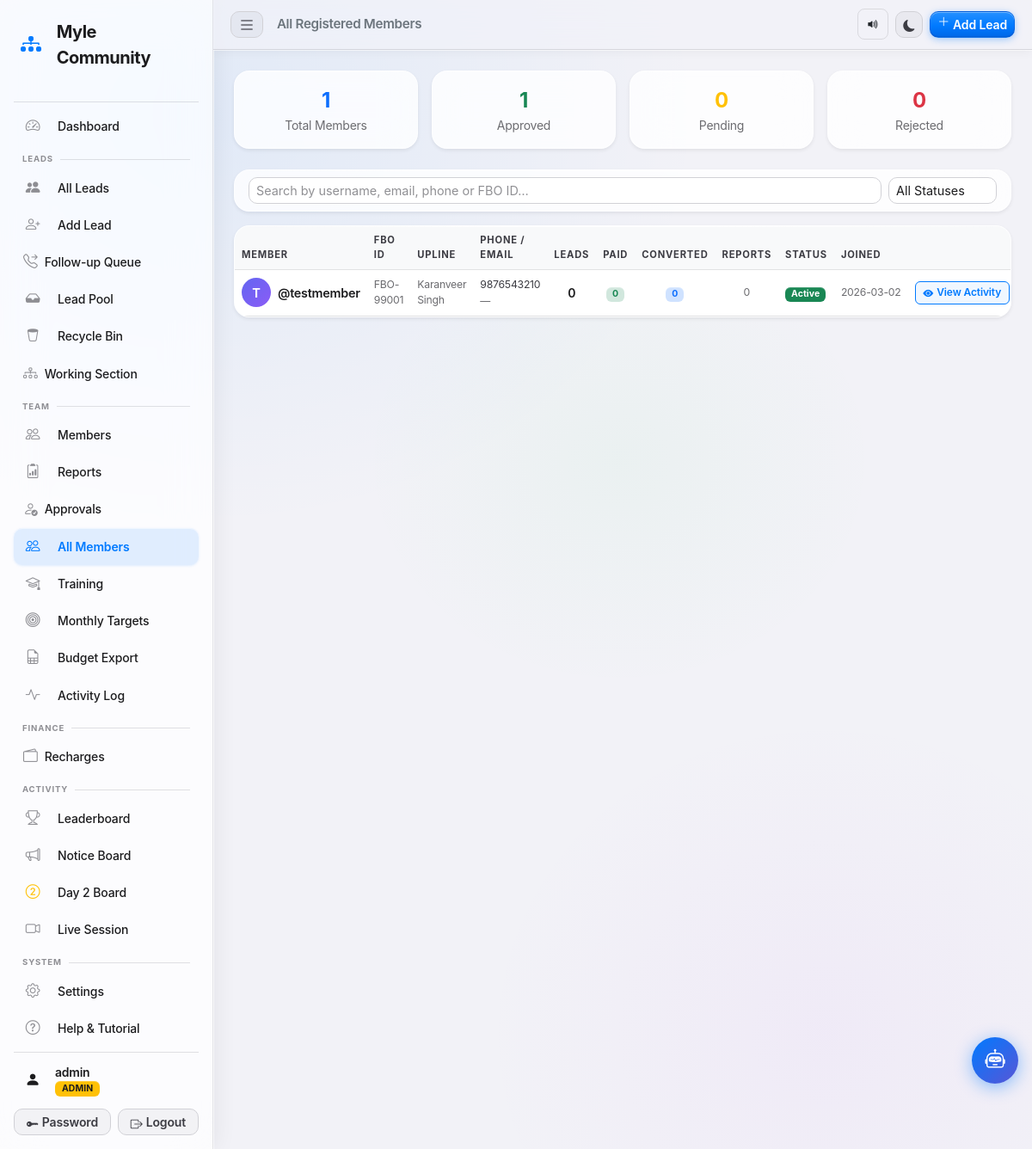
The page /admin/members (signed in) on the database its author committed.
### tables this page shows
CREATE TABLE users (
            id         INTEGER PRIMARY KEY AUTOINCREMENT,
            username   TEXT    NOT NULL UNIQUE,
            password   TEXT    NOT NULL,
            role       TEXT    NOT NULL DEFAULT 'team',
            created_at TEXT    NOT NULL DEFAULT (datetime('now','localtime'))
        , fbo_id TEXT NOT NULL DEFAULT '', upline_name TEXT NOT NULL DEFAULT '', phone TEXT NOT NULL DEFAULT '', status TEXT NOT NULL DEFAULT 'pending', email TEXT NOT NULL DEFAULT '', display_picture TEXT NOT NULL DEFAULT '', calling_reminder_time TEXT NOT NULL DEFAULT '', training_required INTEGER NOT NULL DEFAULT 0, training_status TEXT NOT NULL DEFAULT 'not_required', joining_date TEXT NOT NULL DEFAULT '', certificate_path TEXT NOT NULL DEFAULT '', badges_json TEXT NOT NULL DEFAULT '[]', test_score INTEGER NOT NULL DEFAULT -1, test_attempts INTEGER NOT NULL DEFAULT 0);

### app.py (the view)
@app.route('/admin/members')
@admin_required
def admin_members():
    db = get_db()
    users = db.execute(
        "SELECT * FROM users WHERE role='team' ORDER BY status, created_at DESC"
    ).fetchall()
    _rows = db.execute("""
        SELECT assigned_to,
            COUNT(*) as total_leads,
            SUM(CASE WHEN status IN ('Converted','Fully Converted') THEN 1 ELSE 0 END) as converted,
            SUM(CASE WHEN payment_done=1 THEN 1 ELSE 0 END) as paid
        FROM leads WHERE in_pool=0
        GROUP BY assigned_to
    """).fetchall()
    stats_map = {r['assigned_to']: r for r in _rows}
    _rep_rows = db.execute(
        "SELECT username, COUNT(*) as report_count FROM daily_reports GROUP BY username"
    ).fetchall()
    report_map = {r['username']: r['report_count'] for r in _rep_rows}
    db.close()
    return render_template('all_members.html',
                           users=users,
                           stats_map=stats_map,
                           report_map=report_map)

### app.py (called while the page is built, shortened)
def _check_session_valid():
    username = session.get('username')
    if not username:
        return False
    db = get_db()
    row = db.execute(
        "SELECT status FROM users WHERE username=?", (username,)
    ).fetchone()
    db.close()
    if not row or row['status'] != 'approved':
        session.clear()
        return False
    return True

def admin_required(f):
    @wraps(f)
    def decorated(*args, **kwargs):
        if 'username' not in session:
            flash('Please log in to continue.', 'warning')
            return redirect(url_for('login'))
        if not _check_session_valid():
            flash('Your account is no longer active. Please contact an admin.', 'danger')
            return redirect(url_for('login'))
        if session.get('role') != 'admin':
            flash('Admin access required.', 'danger')
            return redirect(url_for('team_dashboard'))
        return f(*args, **kwargs)
    return decorated

@app.context_processor
def inject_pending_count():
    if session.get('role') == 'admin':
        db  = get_db()
        row = db.execute("""
            SELECT
              (SELECT COUNT(*) FROM users           WHERE status='pending') as pu,
              (SELECT COUNT(*) FROM wallet_recharges WHERE status='pending') as wp
        """).fetchone()
        db.close()
        return {'pending_count': row['pu'], 'wallet_pending': row['wp'], 'has_pending_work': False}

@app.before_request
def csrf_protect():
    if '_csrf_token' not in session:
        session['_csrf_token'] = secrets.token_hex(32)
    if request.method in ('GET', 'HEAD', 'OPTIONS', 'TRACE'):
        return

@app.context_processor
def inject_csrf_token():
    return {'csrf_token': session.get('_csrf_token', '')}

@app.before_request
def training_gate():
    if any(request.path.startswith(p) for p in _TRAINING_EXEMPT):
        return
    if 'username' not in session:
        return
    if session.get('role') == 'admin':
        return
    ts = session.get('training_status', 'not_required')
    if ts not in ('not_required', 'unlocked'):
        return redirect(url_for('training_home'))

### database.py (called while the page is built)
def get_db():
    conn = sqlite3.connect(DATABASE)
    conn.row_factory = sqlite3.Row
    conn.execute("PRAGMA journal_mode=WAL")
    conn.execute("PRAGMA busy_timeout=5000")
    conn.execute("PRAGMA cache_size=-4000")   # 4 MB page cache
    return conn

### templates/all_members.html (shortened to what this page needs)
{% extends "base.html" %}
{% block page_title %}All Registered Members{% endblock %}
{% block content %}
<div class="row g-3 mb-4">
  {% set approved = users|selectattr('status','equalto','approved')|list %}
  {% set pending  = users|selectattr('status','equalto','pending')|list %}
  {% set rejected = users|selectattr('status','equalto','rejected')|list %}
  <div class="col-6 col-md-3">
    <div class="card border-0 shadow-sm text-center py-3">
      <div class="fw-bold fs-4 text-primary">{{ users|length }}</div>
      <div class="text-muted small">Total Members</div>
    </div>
  </div>
  <div class="col-6 col-md-3">
    <div class="card border-0 shadow-sm text-center py-3">
      <div class="fw-bold fs-4 text-success">{{ approved|length }}</div>
      <div class="text-muted small">Approved</div>
    </div>
  </div>
  <div class="col-6 col-md-3">
    <div class="card border-0 shadow-sm text-center py-3">
      <div class="fw-bold fs-4 text-warning">{{ pending|length }}</div>
      <div class="text-muted small">Pending</div>
    </div>
  </div>
  <div class="col-6 col-md-3">
    <div class="card border-0 shadow-sm text-center py-3">
      <div class="fw-bold fs-4 text-danger">{{ rejected|length }}</div>
      <div class="text-muted small">Rejected</div>
    </div>
  </div>
</div>
<div class="card border-0 shadow-sm mb-3">
  <div class="card-body py-2">
    <div class="row g-2 align-items-center">
      <div class="col-12 col-sm">
        <input type="text" id="memberSearch" class="form-control form-control-sm"
               placeholder="Search by username, email, phone or FBO ID…" oninput="filterTable()">
      </div>
      <div class="col-auto">
        <select id="statusFilter" class="form-select form-select-sm" onchange="filterTable()">
          <option value="">All Statuses</option>
        </select>
      </div>
    </div>
  </div>
</div>
<div class="card border-0 shadow-sm">
  <div class="card-body p-0">
    <div class="table-responsive">
      <table class="table table-hover align-middle mb-0" id="membersTable">
        <thead class="table-light small text-muted">
          <tr>
            <th>Member</th>
            <th class="d-none d-md-table-cell">FBO ID</th>
            <th class="d-none d-md-table-cell">Upline</th>
            <th class="d-none d-sm-table-cell">Phone / Email</th>
            <th class="text-center">Leads</th>
            <th class="text-center">Paid</th>
            <th class="text-center">Converted</th>
            <th class="text-center">Reports</th>
            <th>Status</th>
            <th>Joined</th>
            <th></th>
          </tr>
        </thead>
        <tbody id="membersBody">
          {% for u in users %}
          {% set s = stats_map.get(u.username, {}) %}
          <tr class="member-row"
              data-name="{{ u.username|lower }}"
              data-email="{{ u.email|lower }}"
              data-phone="{{ u.phone }}"
              data-fbo="{{ u.fbo_id|lower }}"
              data-status="{{ u.status }}">
            <td>
              <div class="d-flex align-items-center gap-2">
                {% if u.display_picture %}
                  <img src="{{ u.display_picture }}" class="rounded-circle" width="34" height="34"
                       style="object-fit:cover;flex-shrink:0;">
                {% else %}
                  <div class="rounded-circle d-flex align-items-center justify-content-center flex-shrink-0"
                       style="width:34px;height:34px;background:linear-gradient(135deg,#6366f1,#8b5cf6);color:white;font-size:0.9rem;font-weight:700;">
                    {{ u.username[0]|upper }}
                  </div>
                {% endif %}
                <div>
                  <div class="fw-semibold" style="font-size:0.9rem;">@{{ u.username }}</div>
                </div>
              </div>
            </td>
            <td class="d-none d-md-table-cell text-muted small">{{ u.fbo_id or '—' }}</td>
            <td class="d-none d-md-table-cell text-muted small">{{ u.upline_name or '—' }}</td>
            <td class="d-none d-sm-table-cell">
              <div class="small">{{ u.phone or '—' }}</div>
              <div class="text-muted" style="font-size:0.75rem;">{{ u.email or '—' }}</div>
            </td>
            <td class="text-center fw-semibold">{{ s.total_leads if s else 0 }}</td>
            <td class="text-center">
              <span class="badge bg-success-subtle text-success">{{ s.paid if s else 0 }}</span>
            </td>
            <td class="text-center">
              <span class="badge bg-primary-subtle text-primary">{{ s.converted if s else 0 }}</span>
            </td>
            <td class="text-center text-muted small">{{ report_map.get(u.username, 0) }}</td>
            <td>
              {% if u.status == 'approved' %}
                <span class="badge bg-success">Active</span>
              {% elif u.status == 'pending' %}
                <span class="badge bg-warning text-dark">Pending</span>
              {% else %}
                <span class="badge bg-danger">Rejected</span>
              {% endif %}
            </td>
            <td class="text-muted small text-nowrap">{{ u.created_at[:10] }}</td>
            <td>
              <a href="{{ url_for('member_detail', username=u.username) }}"
                 class="btn btn-xs btn-outline-primary text-nowrap">
                <i class="bi bi-eye-fill me-1"></i>View Activity
              </a>
            </td>
          </tr>
          {% else %}
          <tr>
            <td colspan="11" class="text-center text-muted py-5">
              <i class="bi bi-people display-5 d-block mb-2"></i>No members registered yet.
            </td>
          </tr>
          {% endfor %}
        </tbody>
      </table>
    </div>
  </div>
</div>
{% endblock %}

### rows shown on the page
users: username "T", username "testmember", fbo "FBO-99001", upline_name "Karanveer Singh", phone "9876543210", email "—", test_attempts "0", get "0", status "Active", created_at "2026-03-02"

### other values the page prints
{{ session.get('username', '') }} "admin"
{{ session.get('role', '') | upper }} "ADMIN"
{{ users|length }} "1"
{{ approved|length }} "1"
{{ pending|length }} "0"
{{ rejected|length }} "0"
